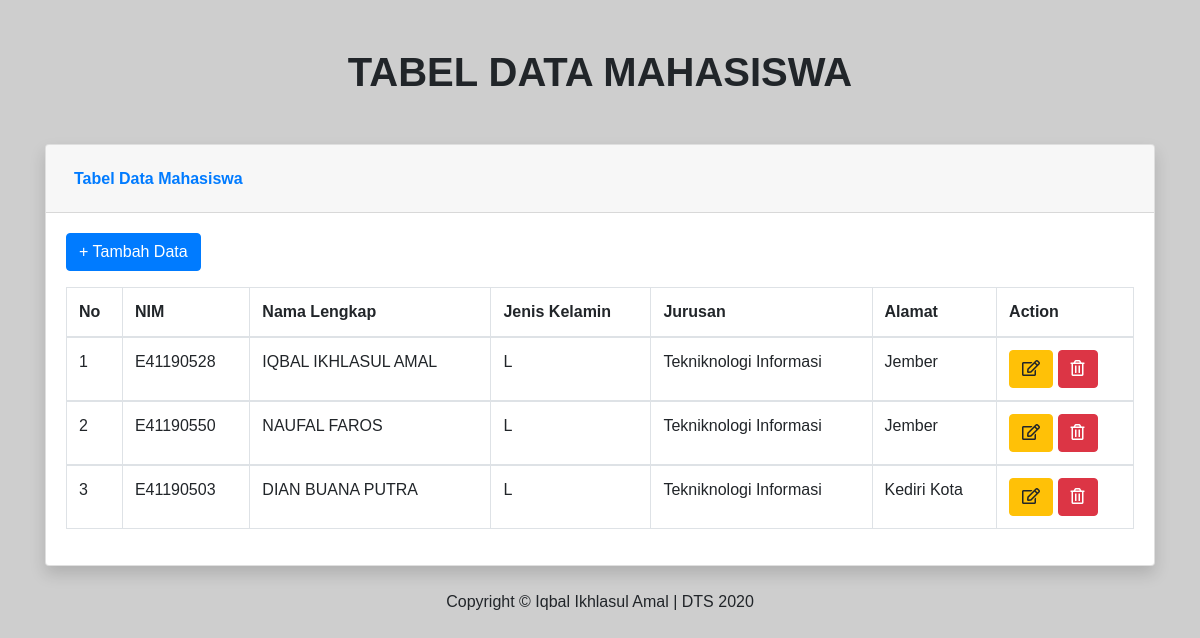
The page / on the database its author committed.
### tables this page shows
CREATE TABLE `mahasiswa` (
  `nim` varchar(13) NOT NULL,
  `id_mhs` int(11) NOT NULL,
  `nama` varchar(40) NOT NULL,
  `jenis_kelamin` enum('P','L') NOT NULL,
  `jurusan` varchar(30) NOT NULL,
  `alamat` text NOT NULL
);

### index.php (the view, shortened to what this page needs)
<!DOCTYPE html>
<html lang="en">
<head>
  <link rel="stylesheet" href="vendor/bootstrap/css/bootstrap.min.css">
  <link rel="stylesheet" type="text/css" href="css/style.css">
  <link rel="stylesheet" href="vendor/fontawesome/css/all.css">
</head>
<body>
  <div class="container">
    <h1 class="text-center mt-5 judul">TABEL DATA MAHASISWA</h1>
    <div class="card shadow mb-4 mt-5 ">
      <div class="card-header py-3">
        <h6 class="m-2 font-weight-bold text-primary">Tabel Data Mahasiswa</h6>
      </div>
      <div class="card-body">
        <button type="button" class="btn btn-primary mb-3" data-toggle="modal" data-target="#tambahdata">
          + Tambah Data
        </button>
        <div class="table-responsive">
          <?php
          require_once 'koneksi.php';
          $query = "SELECT * FROM mahasiswa";
          $query_run = mysqli_query($koneksi, $query);
          ?>
          <table class="table table-bordered" id="dataTable" width="100%" cellspacing="0">
            <thead>
              <tr>
                <th>No</th>
                <th>NIM</th>
                <th>Nama Lengkap</th>
                <th>Jenis Kelamin</th>
                <th>Jurusan</th>
                <th>Alamat</th>
                <th>Action</th>
              </tr>
            </thead>
            <?php
            $no = 1;
            if ($query_run) {
              foreach ($query_run as $row) {
            ?>
                <tbody>
                  <tr>
                    <td><?php echo $no; ?></td>
                    <td class="upper"><?php echo $row['nim']; ?></td>
                    <td class="upper"><?php echo $row['nama']; ?></td>
                    <td><?php echo $row['jenis_kelamin']; ?></td>
                    <td><?php echo $row['jurusan']; ?></td>
                    <td class="camel"><?php echo $row['alamat']; ?></td>
                    <td>
                      <button type="button" class="btn btn-warning editbtn"><i class="far fa-edit"></i></button>
                      <button type="button" class="btn btn-danger deletebtn"><i class="far fa-trash-alt"></i></button>
                    </td>
                  </tr>
                </tbody>
            <?php
                $no++;
              }
            }
            ?>
          </table>
        </div>
      </div>
    </div>
  </div>
  <footer style="height: 50px;">
    <div class="container my-auto">
      <div class="copyright text-center my-auto">
        <span>Copyright &copy; Iqbal Ikhlasul Amal | DTS 2020</span>
      </div>
    </div>
  </footer>
</body>
</html>

### css/style.css (style rules this page uses)
body { font-family: 'Montserrat', sans-serif !important; background: #cecece !important; }
.judul { font-weight: 700; }
.upper { text-transform: uppercase; }
.camel { text-transform: capitalize; }

### rows shown on the page
mahasiswa: nim "E41190528", nama "IQBAL IKHLASUL AMAL", jenis_kelamin "L", jurusan "Tekniknologi Informasi", alamat "Jember"
mahasiswa: nim "E41190550", nama "NAUFAL FAROS", jenis_kelamin "L", jurusan "Tekniknologi Informasi", alamat "Jember"
mahasiswa: nim "E41190503", nama "DIAN BUANA PUTRA", jenis_kelamin "L", jurusan "Tekniknologi Informasi", alamat "Kediri Kota"
